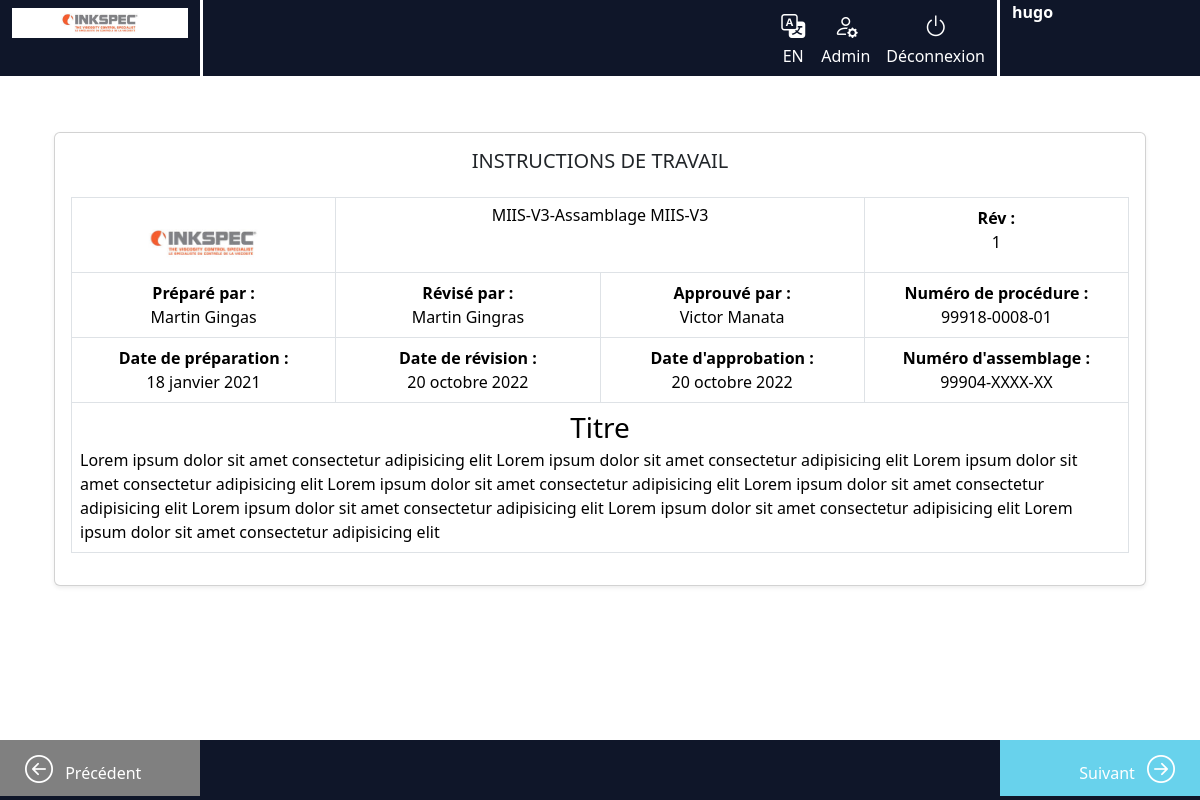
Screenshot of /procedure/1/ (signed in) with the database file from the repository.
### tasks/models.py (models this page shows, shortened)
class Procedure(models.Model):
    name = models.CharField(
        max_length=200,
        verbose_name=_("Nom de la procédure")
    )
    description = models.TextField(
        verbose_name=_("Description détaillée de la procédure")
    )
    prepared_by = models.CharField(
        max_length=100,
        verbose_name=_("Nom de la personne qui a préparé la procédure")
    )
    prepared_date = models.DateField(
        verbose_name=_("Date de préparation")
    )
    reviewed_by = models.CharField(
        max_length=200,
        verbose_name=_("Nom de la personne qui a révisé la procédure")
    )
    review_date = models.DateField(
        verbose_name=_("Date de révision")
    )
    approved_by = models.CharField(
        max_length=200,
        verbose_name=_("Nom de la personne qui a approuvé la procédure")
    )
    approved_date = models.DateField(
        verbose_name=_("Date d'approbation")
    )
    procedure_number = models.CharField(
        max_length=50,
        verbose_name=_("Numéro d'identification de la procédure")
    )
    assembly_number = models.CharField(
        max_length=50,
        verbose_name=_("Numéro d'assemblage lié")
    )
    revision_number = models.CharField(
        max_length=20,
        verbose_name=_("Numéro de révision de la procédure")
    )

### tasks/views.py (the view)
def procedure_detail(request, procedure_id):
    procedure = get_object_or_404(Procedure, id=procedure_id)
    order = Order.objects.filter(codeitem__procedure=procedure).first()
    current_section = request.GET.get('page', 'section1')
    if current_section == 'section2':
        return render(request, 'procedure_detail1.html', {
            'procedure': procedure,
            'order': order,
            'show_section2': True  # 🔁 plus clair et explicite
        })
    else:
        return render(request, 'procedure_detail.html', {
            'procedure': procedure,
            'order': order,
            'show_section2': False
        })

### tasks/templates/procedure_detail.html (shortened to what this page needs)
{% extends 'base.html' %}
{% load i18n %}
{% load static %}
{% block content %}
<div class="container-fluid">
  <div id="section1">
    <div class="row mb-5">
      <div class="col-12">
        <div class="card shadow-sm">
          <div class="card-body">
            <h5 class="card-title text-uppercase text-center mb-4">{% trans "Instructions de travail" %}</h5>
            <div class="table-responsive">
              <table class="table table-bordered">
                <tbody>
                  <tr class="row-1">
                    <td class="col-3 align-middle text-center">
                      <img src="{% static 'tasks/images/inkspeclogo.jpg' %}" alt="Inkspec" width="1000" height="1000"
                        class="img-fluid mt-3">
                    </td>
                    <td class="col-6" colspan="2">
                      <h6 class="mb-1">{{ procedure.name }}</h6>
                    </td>
                    <td class="col-3">
                      <strong>{% trans "Rév :" %}</strong><br>{{ procedure.revision_number }}
                    </td>
                  </tr>
                  <tr class="row-others">
                    {% include "_procedure_info_cell.html" with label=_("Préparé par") value=procedure.prepared_by %}
                    {% include "_procedure_info_cell.html" with label=_("Révisé par") value=procedure.reviewed_by %}
                    {% include "_procedure_info_cell.html" with label=_("Approuvé par") value=procedure.approved_by %}
                    <td class="col-6" colspan="2">
                      <strong>{% trans "Numéro de procédure :" %}</strong><br>{{ procedure.procedure_number }}
                    </td>
                  </tr>
                  <tr class="row-others">
                    {% include "_procedure_info_cell.html" with label=_("Date de préparation") value=procedure.prepared_date %}
                    {% include "_procedure_info_cell.html" with label=_("Date de révision") value=procedure.review_date %}
                    {% include "_procedure_info_cell.html" with label=_("Date d'approbation") value=procedure.approved_date %}
                    <td class="col-6" colspan="2">
                      <strong>{% trans "Numéro d'assemblage :" %}</strong><br>{{ procedure.assembly_number }}
                    </td>
                  </tr>
                </tbody>
                <tfoot>
                  <tr>
                    <td colspan="4" class="text-center">
                      <h3 class="mb-1">{% trans "Titre" %}</h3>
                      <p class="mb-0" style="text-align: left;">
                        {% trans "Lorem ipsum dolor sit amet consectetur adipisicing elit Lorem ipsum dolor sit amet consectetur adipisicing elit Lorem ipsum dolor sit amet consectetur adipisicing elit Lorem ipsum dolor sit amet consectetur adipisicing elit Lorem ipsum dolor sit amet consectetur adipisicing elit Lorem ipsum dolor sit amet consectetur adipisicing elit Lorem ipsum dolor sit amet consectetur adipisicing elit Lorem ipsum dolor sit amet consectetur adipisicing elit" %}
                      </p>
                    </td>
                  </tr>
                </tfoot>
              </table>
            </div>
          </div>
        </div>
      </div>
    </div>
  </div>
</div>
{% endblock %}
{% block footer %}
<div class="row">
  <div class="col-2" id="div4">
    <a href="{% url 'order_detail' order.order_id %}" class="btn btn-link text-decoration-none" style="color: white;">
      <i class="bi bi-arrow-left-circle fs-3 me-2"></i>
      <span>{% trans "Précédent" %}</span>
    </a>
  </div>
  <div class="col-8" id="div5"></div>
  <div class="col-2" id="div6">
    <a href="{% url 'procedure_detail' procedure.id %}?page=section2" class="btn btn-link text-decoration-none"
      style="color: white;">
      {% trans "Suivant" %} <i class="bi bi-arrow-right-circle fs-3 ms-2"></i>
    </a>
  </div>
</div>
{% endblock %}

### tasks/templates/base.html (shortened to what this page needs)
{% load static %}
{% load i18n %}
<!DOCTYPE html>
<html lang="fr">
<head>
    <link rel="stylesheet" href="{% static 'tasks/css/style.css' %}">
    <link rel="stylesheet" href="https://cdn.jsdelivr.net/npm/bootstrap@5.3.5/dist/css/bootstrap.min.css">
    <link rel="stylesheet" href="https://cdn.jsdelivr.net/npm/bootstrap-icons@1.10.5/font/bootstrap-icons.css">
</head>
<body>
    <header>
        <div class="container-fluid">
            <div class="row">
                <div class="col-2" id="div1">
                    <img src="{% static 'tasks/images/inkspeclogo.jpg' %}" alt="Inkspec" width="1000" height="1000"
                        class="img-fluid mt-2">
                </div>
                <div class="col-8" id="div2">
                    <ul class="navbar-nav d-flex flex-row justify-content-end w-100 mb-2 mb-lg-0 gap-3">
                        <li class="nav-item text-center mt-2">
                            <form id="langForm" action="{% url 'set_language' %}" method="post">
                                <button type="submit" class="nav-link active d-flex flex-column align-items-center bg-transparent border-0 p-0">
                                    {% if LANGUAGE_CODE == 'fr' %}
                                        <i class="bi bi-translate fs-4" id="langIcon" title="Switch to English"></i>
                                        <span class="large">EN</span>
                                    {% else %}
                                        <i class="bi bi-translate fs-4" id="langIcon" title="Passer au français"></i>
                                        <span class="large">FR</span>
                                    {% endif %}
                                </button>
                            </form>
                        </li>
                        <li class="nav-item text-center">
                            <a class="nav-link active d-flex flex-column align-items-center"
                                href="{% url 'admin:index' %}">
                                <i class="bi bi-person-gear fs-4"></i>
                                <span>{% trans "Admin" %}</span>
                            </a>
                        </li>
                        {% if user.is_authenticated %}
                        <li class="nav-item text-center">
                            <a class="nav-link active d-flex flex-column align-items-center" href="{% url 'logout' %}">
                                <i class="bi bi-power fs-4"></i>
                                <span>{% trans "Déconnexion" %}</span>
                            </a>
                        </li>
                        {% endif %}
                    </ul>
                </div>
                <div class="col-2" id="div3">
                    {% if user.is_authenticated %}
                    <span class="navbar-text fw-bold">
                        {{ user.username }} {% block timer %}{% endblock %}
                    </span>
                    {% else %}
                    <p class="navbar-text text-white">{% trans "Utilisateur non connecté" %}</p>
                    {% endif %}
                </div>
            </div>
        </div>
    </header>
    <main class="container mt-4">
        {% block content %}
        {% endblock %}
    </main>
    <footer class="container-fluid">
        {% block footer %}
        {% endblock %}
    </footer>
</body>
</html>

### tasks/templates/_procedure_info_cell.html
<td class="col-3">
  <strong>{{ label }} :</strong><br>{{ value }}
</td>

### tasks/static/tasks/css/style.css (style rules this page uses)
#div1 { background-color: #0f1629; }
#div2 { background-color: #0f1629; border-left: 3px solid white; border-right: 3px solid white; color: white; }
#div3 { background-color: #0f1629; color: white; }
#div4 { background-color: gray; color: white; }
#div5 { background-color: #0f1629; }
#div6 { background-color: #68d2ec; color: white; text-align: end; }
main { flex: 1; justify-content: center; align-items: center; text-align: center; padding: 2rem; }
html, body { height: 100%; margin: 0; padding: 0; }
body { display: flex; flex-direction: column; }
footer { background-color: #0f1629; height: 60px; }

### rows the page displays
Procedure: name "MIIS-V3-Assamblage MIIS-V3", revision_number "1", prepared_by "Martin Gingas Martin Gingras Victor Manata 18 janvier 2021 20 octobre 2022 20 octobre 2022", procedure_number "99918-0008-01", assembly_number "99904-XXXX-XX"

### other values shown
{{ user.username }} "hugo"
{{ label }} "Préparé par Révisé par Approuvé par Date de préparation Date de révision Date d'approbation"
